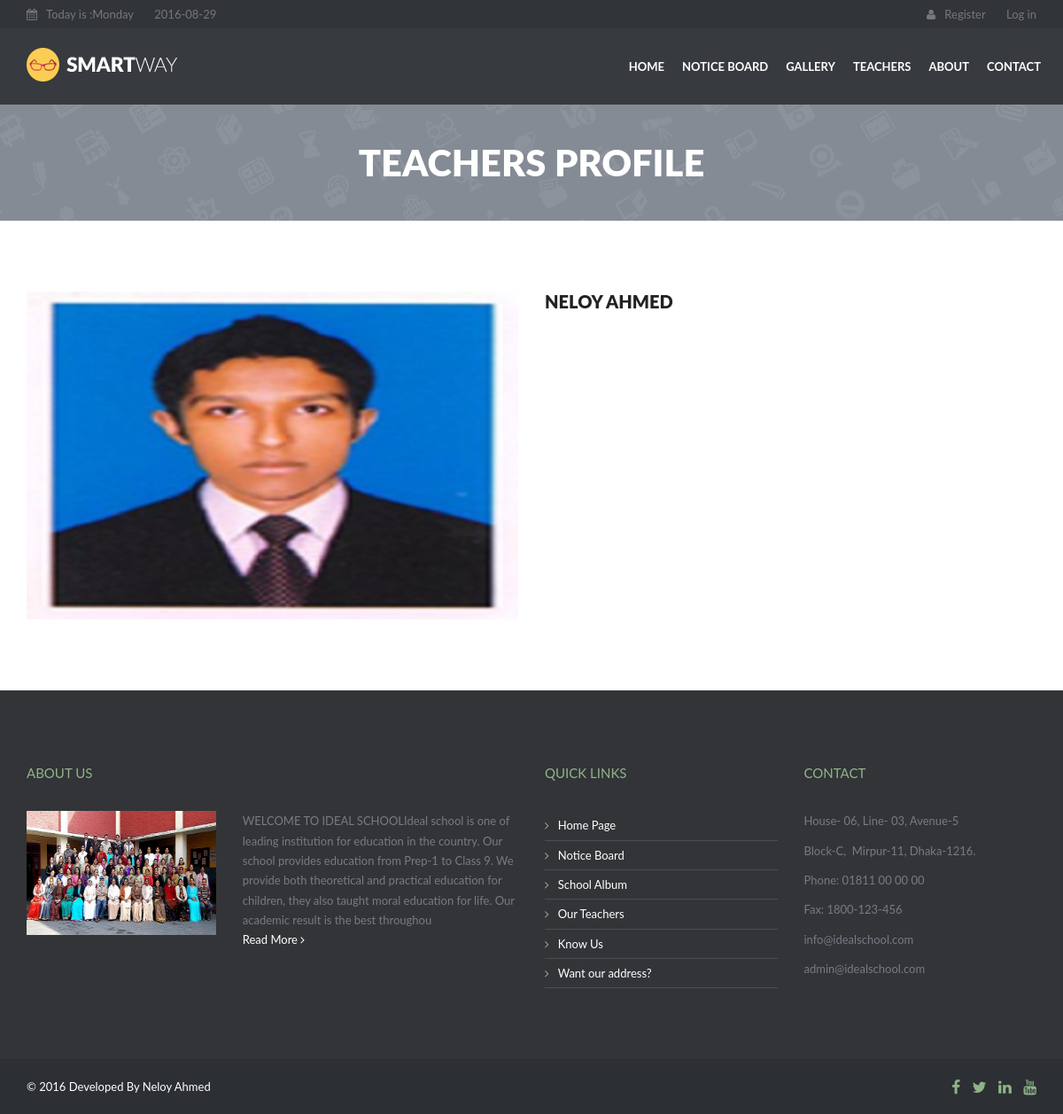
Page /teachers_profile.php?teacher_id=6 on the committed database.
### tables this page shows
CREATE TABLE IF NOT EXISTS `tbl_teacher` (
  `teacher_id` int(5) NOT NULL AUTO_INCREMENT,
  `grid_image` longblob NOT NULL,
  `full_name` varchar(50) NOT NULL,
  `grid_summary` varchar(95) NOT NULL,
  `teacher_profile` text NOT NULL,
  `publication_status` tinyint(1) NOT NULL,
  `deletion_status` tinyint(1) NOT NULL DEFAULT '0',
  PRIMARY KEY (`teacher_id`)
);

CREATE TABLE IF NOT EXISTS `tbl_welcome` (
  `welcome_id` int(5) NOT NULL AUTO_INCREMENT,
  `top_side_image` varchar(50) NOT NULL,
  `welcome_text` text NOT NULL,
  `publication_status` tinyint(1) NOT NULL,
  `deletion_status` tinyint(1) NOT NULL,
  PRIMARY KEY (`welcome_id`)
);

CREATE TABLE IF NOT EXISTS `tbl_contact` (
  `contact_id` int(5) NOT NULL AUTO_INCREMENT,
  `right_side_image` varchar(50) NOT NULL,
  `address` text NOT NULL,
  `phone_fax` text NOT NULL,
  `email` text NOT NULL,
  `publication_status` tinyint(1) NOT NULL,
  `deletion_status` tinyint(1) NOT NULL DEFAULT '0',
  PRIMARY KEY (`contact_id`)
);

### teachers_profile.php (called while the page is built)
<?php
$page = 'individual_teachers_profile';
include './index.php';

### classes/db_connect.php (called while the page is built, shortened)
<?php
class Db_Connect {
    public function __construct() {
        $db_name = 'seip_term_project_sch_mng_102543';
    }
}

### classes/application.php (called while the page is built, shortened)
<?php
require 'db_connect.php';
class Application {
    public function select_teacher_by_id($teacher_id){
        $sql = "SELECT * FROM tbl_teacher WHERE teacher_id='$teacher_id' ";
        $resource = mysql_query($sql);
        return $resource;
    }
public function show_welcome(){
    $sql = "SELECT * FROM tbl_welcome WHERE publication_status=1 AND deletion_status=0 ";
    if(mysql_query($sql)){
        $resource = mysql_query($sql) ;
        return $resource ;
    }else{
        die(mysql_error());
    }
}
public function show_contact(){
    $sql = "SELECT * FROM tbl_contact WHERE publication_status=1 AND deletion_status=0 LIMIT 1 ";
    if(mysql_query($sql)){
        $resource = mysql_query($sql) ;
        return $resource ;
    }else{
        die(mysql_error());
    }
}
}

### index.php (the view, shortened to what this page needs)
<?php
require './classes/application.php';
$app_obj = new Application;
?>
<!DOCTYPE html>
<html>
    <head>
        <link href="css/style.css" rel="stylesheet">
    </head>
    <?php
    if (isset($page) == false) {
        echo '<body id="homepage">';
    } else {
        echo '<body >';
    }
    ?>
        <header>
            <div class="tools">
                <?php
                if(@$page != 'student_landing'){
                include './tools.php';
                }elseif($page == 'student_landing'){
                    include './student_landing_tools.php';
                }
                ?>
            </div>
            <div class="navbar navbar-default navbar-static-top" role="navigation">
                <?php include './navbar.php';?>
            </div>
        </header>
        <?php
        if(@$page == 'contact_content'){
                include './contact_banner.php';
            }
        else if(@$page == 'notice_board_content'){
                include './notice_board_banner.php';
        }
        else if(@$page == 'gallery_content'){
                include './gallery_banner.php';
        }
        else if(@$page == 'teachers_list_content'){
                include './teachers_list_banner.php';
        }
        else if(@$page == 'individual_teachers_profile'){
                include './teachers_profile_banner.php';
        }
        ?>
        <?php
            if(isset($page)==false){
                include './home_content.php';
            }
            else if($page == 'contact_content'){
                include './contact_content.php';
            }
            else if($page == 'notice_board_content'){
                include './notice_board_content.php';
            }
            else if($page == 'gallery_content'){
                include './gallery_content.php';
            }
            else if($page == 'teachers_list_content'){
                include './teachers_list_content.php';
            }
            else if($page == 'individual_teachers_profile'){
                include './individual_teachers_profile_content.php';
            }
        ?>
<?php
$resource = $app_obj->show_contact();
$contact_info = mysql_fetch_assoc($resource);
$resource_location = $app_obj->show_welcome();
$welcome_info = mysql_fetch_assoc($resource_location);
?>
       <div id="prefooter">
            <div class="container">
                <div class="row">
                    <div class="col-sm-6">
                        <h3>About Us</h3>
                        <div class="row">
                            <div class="col-sm-5">
                                <p><img src="php_upload/about/<?php echo $welcome_info['top_side_image']?>" alt="" class="img-responsive" /></p>
                            </div>
                            <div class="col-sm-7">
                                <p><?php echo substr(strip_tags($welcome_info['welcome_text']), 0, 300); ?><br>
                                    <a href="about.php">Read More <i class="fa fa-angle-right"></i></a></p>
                            </div>
                        </div>
                    </div>
                  <div id="links">
                    <div class="col-sm-3">
                        <h3>Quick Links</h3>
                        <nav>
                            <ul>
                                <li><a href="index.php"><i class="fa fa-angle-right"></i>Home Page</a></li>
                                <li><a href="notice_board.php"><i class="fa fa-angle-right"></i>Notice Board</a></li>
                                <li><a href="gallery.php"><i class="fa fa-angle-right"></i>School Album</a></li>
                                <li><a href="teachers_list.php"><i class="fa fa-angle-right"></i>Our Teachers</a></li>
                                <li><a href="about.php"><i class="fa fa-angle-right"></i>Know Us</a></li>
                                <li><a href="contact.php"><i class="fa fa-angle-right"></i>Want our address?</a></li>
                            </ul>
                        </nav>
                    </div>
                  </div>
                    <div class="col-sm-3">
                        <h3>Contact</h3>
                        <p><?php echo $contact_info['address']?></p>
                        <p><?php echo $contact_info['phone_fax']?></p>
                        <p><?php echo $contact_info['email']?></p>
                    </div>
                </div>
            </div>
        </div>
        <footer>
            <div class="container">
                <div class="row">
                    <div class="col-sm-8">
                        &copy; <?php echo date("Y")?> Developed By Neloy Ahmed
                    </div>
                    <div class="col-sm-4 text-right">
                        <a href="#"><i class="fa fa-facebook fa-lg"></i></a>
                        <a href="#"><i class="fa fa-twitter fa-lg"></i></a>
                        <a href="#"><i class="fa fa-linkedin fa-lg"></i></a>
                        <a href="#"><i class="fa fa-youtube fa-lg"></i></a>
                    </div>
                </div>
            </div>
        </footer>
    </body>
</html>

### individual_teachers_profile_content.php (shortened to what this page needs)
<?php
$resource = $app_obj->select_teacher_by_id($_GET['teacher_id']);
$data = mysql_fetch_assoc($resource);
?>
<section id="content">
    <div class="container">
        <div class="row">
            <div class="col-sm-6">
                <img src="php_upload/teacher/<?php echo $data['grid_image']?>" alt="" class="img-responsive" />
            </div>
            <div class="col-sm-6">
                <h1><?php echo $data['full_name'];?></h1>
            </div>
        </div>
    </div>
</section>

### css/style.css (style rules this page uses)
body { overflow-x: hidden; padding-top: 118px; }
h1,h2,h3,h4,h5,h6 { text-transform: uppercase; }
h1,h2 { font-weight: 900; margin: 0 0 30px 0; }
h3 { margin: 30px 0; }
h2,h3,h4,h5,h6 { line-height: 1.74em; }
a, button { cursor: pointer; transition: all .5s ease; -moz-transition: all .5s ease; -webkit-transition: all .5s ease; -o-transition: all .5s ease; }
section { padding: 80px 0; }
header { left: 0; position: absolute; top: 0; width: 100%; z-index: 1000; }
.tools { background: #313438; padding: 5px 0; }
#links { background: #373a3e; color: #767c84; }
#links .col-sm-3 { margin: 80px 0; }
#links h3 { color: #8fb488; margin: 0 0 30px; }
#links a { color: #fff; }
#links ul { list-style: none; margin: 0; padding: 0; }
#links ul li { border-bottom: 1px solid #4b4e52; display: table; padding: 5px 0; width: 100%; }
#links ul li a i { color: #8fb488; margin-right: 10px; }
#prefooter { background: #323438; color: #767c84; }
#prefooter .col-sm-3, #prefooter .col-sm-6 { margin: 80px 0; }
#prefooter h3 { color: #8fb488; margin: 0 0 30px; }
#prefooter a { color: #fff; }
footer { background: #2c2f33; color: #fff; padding: 20px 0; }
footer a { margin-left: 10px; }

### rows in the picture
tbl_teacher: grid_image (picture), full_name "NELOY AHMED"
tbl_welcome: top_side_image (picture), welcome_text "WELCOME TO IDEAL SCHOOLIdeal school is one of leading institution for education in the country. Our school provides education from Prep-1 to Class 9. We provide both theoretical and practical education for children, they also taught moral education for life. Our academic result is the best throughou"
tbl_contact: address "House- 06, Line- 03, Avenue-5 Block-C, Mirpur-11, Dhaka-1216.", phone_fax "Phone: 01811 00 00 00 Fax: 1800-123-456", email "info@idealschool.com admin@idealschool.com"
